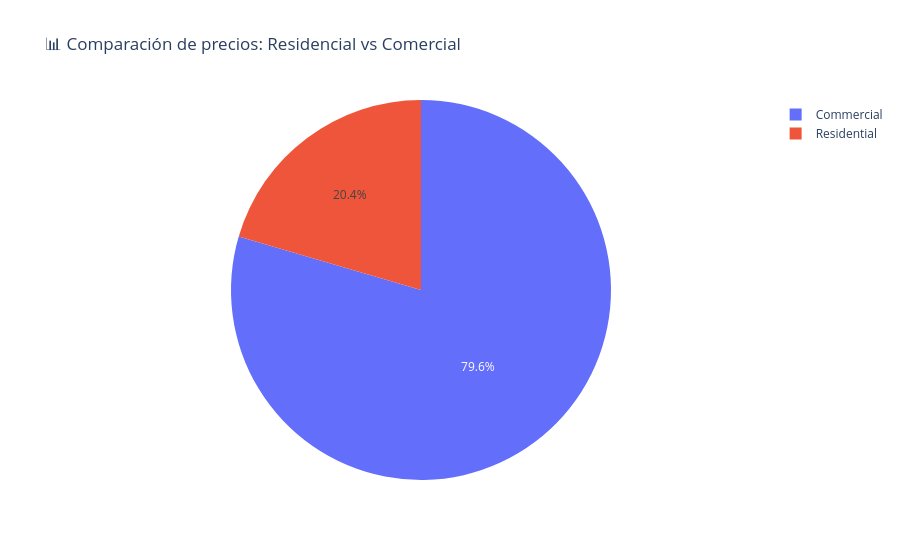
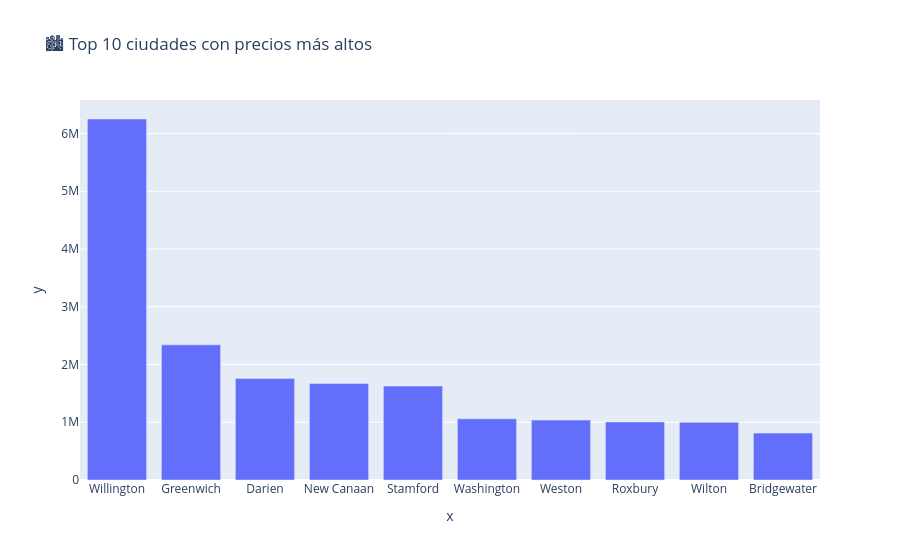

The notebook cell saved with these charts, in order:
### Code cell
df_filtrado = df[df["PROPERTY TYPE"].isin(["Residential", "Commercial"])]

comparacion = df_filtrado.groupby("PROPERTY TYPE")["SALE AMOUNT"].mean()

print("🏠 vs 🏢 Comparación de precios:")
print(comparacion)

fig2 = px.pie(
    names=comparacion.index,
    values=comparacion.values,
    title="📊 Comparación de precios: Residencial vs Comercial"
)

fig2.show()



# Precio promedio por ciudad
precio_ciudad = df.groupby("TOWN")["SALE AMOUNT"].mean().sort_values(ascending=False).head(10)

fig4 = px.bar(
    x=precio_ciudad.index,
    y=precio_ciudad.values,
    title="🏙️ Top 10 ciudades con precios más altos"
)

fig4.show()

### Figure 1 — Plotly figure (JSON) as saved in the notebook; plotly's stock layout.template omitted (floating-point values rounded to 4 significant figures)
{"data": [{"domain": {"x": [0, 1], "y": [0, 1]}, "hovertemplate": "label=%{label}<br>value=%{value}<extra></extra>", "labels": ["Commercial", "Residential"], "legendgroup": "", "name": "", "showlegend": true, "type": "pie", "values": [1907000.0, 490300.0]}], "layout": {"legend": {"tracegroupgap": 0}, "title": {"text": "📊 Comparación de precios: Residencial vs Comercial"}}}

### Figure 2 — Plotly figure (JSON) as saved in the notebook; plotly's stock layout.template omitted (floating-point values rounded to 4 significant figures)
{"data": [{"hovertemplate": "x=%{x}<br>y=%{y}<extra></extra>", "legendgroup": "", "marker": {"color": "#636efa", "pattern": {"shape": ""}}, "name": "", "orientation": "v", "showlegend": false, "textposition": "auto", "type": "bar", "x": ["Willington", "Greenwich", "Darien", "New Canaan", "Stamford", "Washington", "Weston", "Roxbury", "Wilton", "Bridgewater"], "xaxis": "x", "y": [6252000.0, 2340000.0, 1760000.0, 1670000.0, 1627000.0, 1059000.0, 1038000.0, 1005000.0, 998000.0, 812900.0], "yaxis": "y"}], "layout": {"barmode": "relative", "legend": {"tracegroupgap": 0}, "title": {"text": "🏙️ Top 10 ciudades con precios más altos"}, "xaxis": {"anchor": "y", "domain": [0, 1], "title": {"text": "x"}}, "yaxis": {"anchor": "x", "domain": [0, 1], "title": {"text": "y"}}}}
